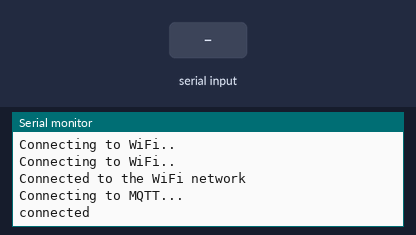
The sketch below on a simulated ESP8266 (NodeMCU). Shown: the last lines printed to the serial monitor. The test bench sets the inputs (shaded band). WiFi joins after 1.5 s; servers stay silent unless stated; no MQTT or app messages arrive unless stated.

Above: at 2.7 s.
2.8 s: "1" received over Serial
At 5.0 s:
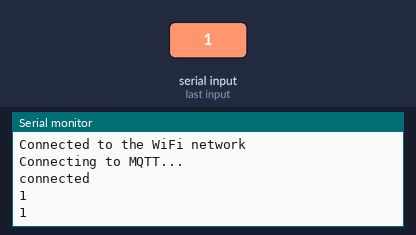
5.3 s: "0" received over Serial
At 6.7 s:
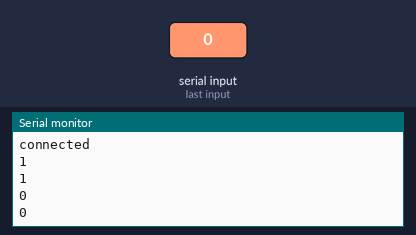
6.8 s: "2" received over Serial
At 9.2 s:
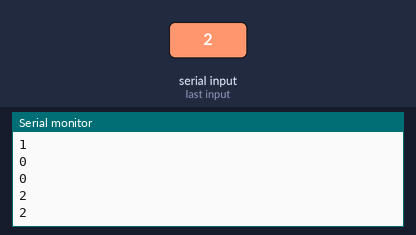
Timing chart, 0 to 10.7 s (numbered marks = the images above; inputs shaded):
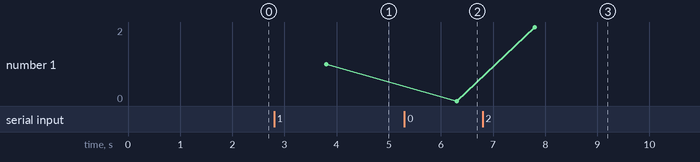

The sketch:

esp8266_code.ino
```cpp
#include <ESP8266WiFi.h>
#include <PubSubClient.h>

const char* ssid = "Cloud"; // Enter your WiFi name
const char* password =  "11112222"; // Enter WiFi password
const char* mqttServer = "soldier.cloudmqtt.com";
const int mqttPort = 12729;
const char* mqttUser = "ciyajbsc";
const char* mqttPassword = "je1T5MADj3Wi";

WiFiClient espClient;
PubSubClient client(espClient);

void setup() {

  Serial.begin(9600);
  WiFi.begin(ssid, password);

  while (WiFi.status() != WL_CONNECTED) {
    delay(500);
    Serial.println("Connecting to WiFi..");
  }
  Serial.println("Connected to the WiFi network");

  client.setServer(mqttServer, mqttPort);

  while (!client.connected()) {
    Serial.println("Connecting to MQTT...");

    if (client.connect("ESP8266Client", mqttUser, mqttPassword )) {

      Serial.println("connected");

    } else {

      Serial.print("failed with state ");
      Serial.print(client.state());
      delay(2000);

    }
  }

}

void loop() {
  //client.loop();

 while (!client.connected()) {
    Serial.println("Connecting to MQTT...");

    if (client.connect("ESP8266Client", mqttUser, mqttPassword )) {

      Serial.println("connected");

    } else {

      Serial.print("failed with state ");
      Serial.print(client.state());
      delay(2000);

    }
  }


 char data[30];
 String datastr;
 if(Serial.available()>0)    //Checks is there any data in buffer
  {
    datastr = Serial.readString();
    Serial.println(datastr);
    datastr.toCharArray(data,30);
    Serial.println(data);

    client.publish("data", data ); //Topic name

  }

}
```

Measured:
- after the input at 2.8 s, the serial monitor: prints a new line after 1.0 s (image 1)
- after the input at 5.3 s, the serial monitor: prints a new line after 1.0 s (image 2)
- after the input at 6.8 s, the serial monitor: prints a new line after 1.0 s (image 3)
- plotted number 1: 1 → 0 after the input at 5.3 s, 0 → 2 after the input at 6.8 s
